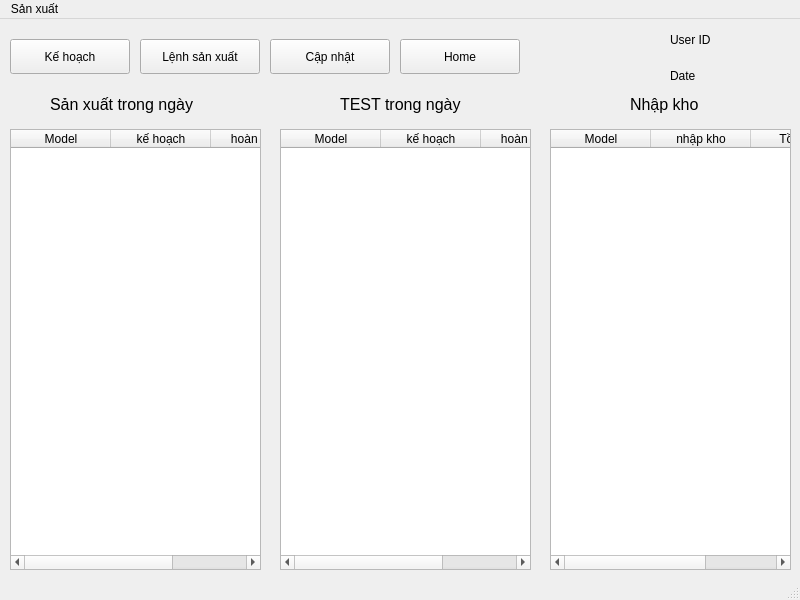
<?xml version="1.0" encoding="UTF-8"?>
<ui version="4.0">
 <class>sanxuat</class>
 <widget class="QMainWindow" name="sanxuat">
  <property name="geometry">
   <rect>
    <x>0</x>
    <y>0</y>
    <width>800</width>
    <height>600</height>
   </rect>
  </property>
  <property name="windowTitle">
   <string>Kế hoạch sản xuất - FireSmart</string>
  </property>
  <widget class="QWidget" name="centralwidget">
   <widget class="QPushButton" name="but_kehoach2">
    <property name="geometry">
     <rect>
      <x>10</x>
      <y>20</y>
      <width>120</width>
      <height>35</height>
     </rect>
    </property>
    <property name="text">
     <string>Kế hoạch</string>
    </property>
   </widget>
   <widget class="QPushButton" name="but_lenhsanxuat2">
    <property name="geometry">
     <rect>
      <x>140</x>
      <y>20</y>
      <width>120</width>
      <height>35</height>
     </rect>
    </property>
    <property name="text">
     <string>Lệnh sản xuất</string>
    </property>
   </widget>
   <widget class="QPushButton" name="but_update">
    <property name="geometry">
     <rect>
      <x>270</x>
      <y>20</y>
      <width>120</width>
      <height>35</height>
     </rect>
    </property>
    <property name="text">
     <string>Cập nhật</string>
    </property>
   </widget>
   <widget class="QPushButton" name="but_home2">
    <property name="geometry">
     <rect>
      <x>400</x>
      <y>20</y>
      <width>120</width>
      <height>35</height>
     </rect>
    </property>
    <property name="text">
     <string>Home</string>
    </property>
   </widget>
   <widget class="QLabel" name="lable_date">
    <property name="geometry">
     <rect>
      <x>50</x>
      <y>70</y>
      <width>151</width>
      <height>31</height>
     </rect>
    </property>
    <property name="font">
     <font>
      <pointsize>12</pointsize>
     </font>
    </property>
    <property name="text">
     <string>Sản xuất trong ngày</string>
    </property>
   </widget>
   <widget class="QLabel" name="label">
    <property name="geometry">
     <rect>
      <x>670</x>
      <y>10</y>
      <width>111</width>
      <height>21</height>
     </rect>
    </property>
    <property name="text">
     <string>User ID</string>
    </property>
   </widget>
   <widget class="QLabel" name="label_2">
    <property name="geometry">
     <rect>
      <x>670</x>
      <y>50</y>
      <width>47</width>
      <height>13</height>
     </rect>
    </property>
    <property name="text">
     <string>Date</string>
    </property>
   </widget>
   <widget class="QTableWidget" name="table_sx">
    <property name="geometry">
     <rect>
      <x>10</x>
      <y>110</y>
      <width>251</width>
      <height>441</height>
     </rect>
    </property>
    <column>
     <property name="text">
      <string>Model</string>
     </property>
    </column>
    <column>
     <property name="text">
      <string>kế hoạch</string>
     </property>
    </column>
    <column>
     <property name="text">
      <string>hoàn thành</string>
     </property>
    </column>
   </widget>
   <widget class="QTableWidget" name="table_test">
    <property name="geometry">
     <rect>
      <x>280</x>
      <y>110</y>
      <width>251</width>
      <height>441</height>
     </rect>
    </property>
    <column>
     <property name="text">
      <string>Model</string>
     </property>
    </column>
    <column>
     <property name="text">
      <string>kế hoạch</string>
     </property>
    </column>
    <column>
     <property name="text">
      <string>hoàn thành</string>
     </property>
    </column>
   </widget>
   <widget class="QTableWidget" name="table_nhapkho">
    <property name="geometry">
     <rect>
      <x>550</x>
      <y>110</y>
      <width>241</width>
      <height>441</height>
     </rect>
    </property>
    <column>
     <property name="text">
      <string>Model</string>
     </property>
    </column>
    <column>
     <property name="text">
      <string>nhập kho</string>
     </property>
    </column>
    <column>
     <property name="text">
      <string>Tồn kho</string>
     </property>
    </column>
   </widget>
   <widget class="QLabel" name="lable_date_2">
    <property name="geometry">
     <rect>
      <x>340</x>
      <y>70</y>
      <width>151</width>
      <height>31</height>
     </rect>
    </property>
    <property name="font">
     <font>
      <pointsize>12</pointsize>
     </font>
    </property>
    <property name="text">
     <string>TEST trong ngày</string>
    </property>
   </widget>
   <widget class="QLabel" name="lable_date_3">
    <property name="geometry">
     <rect>
      <x>630</x>
      <y>70</y>
      <width>91</width>
      <height>31</height>
     </rect>
    </property>
    <property name="font">
     <font>
      <pointsize>12</pointsize>
     </font>
    </property>
    <property name="text">
     <string>Nhập kho</string>
    </property>
   </widget>
  </widget>
  <widget class="QMenuBar" name="menubar">
   <property name="geometry">
    <rect>
     <x>0</x>
     <y>0</y>
     <width>800</width>
     <height>21</height>
    </rect>
   </property>
   <widget class="QMenu" name="menuS_n_xu_t">
    <property name="title">
     <string>Sản xuất</string>
    </property>
    <addaction name="action_khsx"/>
    <addaction name="action_lsx"/>
    <addaction name="separator"/>
    <addaction name="action_test"/>
   </widget>
   <addaction name="menuS_n_xu_t"/>
  </widget>
  <widget class="QStatusBar" name="statusbar"/>
  <action name="action_sanphammoi">
   <property name="text">
    <string>Sản phẩm mới</string>
   </property>
  </action>
  <action name="action_sanpham">
   <property name="text">
    <string>Danh sách sản phẩm</string>
   </property>
  </action>
  <action name="actionLinh_ki_n">
   <property name="text">
    <string>Linh kiện</string>
   </property>
  </action>
  <action name="action_khsx">
   <property name="text">
    <string>Kế hoạch SX</string>
   </property>
  </action>
  <action name="action_lsx">
   <property name="text">
    <string>Lệnh sản xuất</string>
   </property>
  </action>
  <action name="action_test">
   <property name="text">
    <string>Test QC</string>
   </property>
  </action>
  <action name="action_nhapkho">
   <property name="text">
    <string>Nhập kho</string>
   </property>
  </action>
  <action name="action_xuatkho">
   <property name="text">
    <string>Xuất kho</string>
   </property>
  </action>
  <action name="action_dathang">
   <property name="text">
    <string>Đặt hàng linh kiện</string>
   </property>
  </action>
  <action name="action_lktk">
   <property name="text">
    <string>Linh kiện tồn kho</string>
   </property>
  </action>
  <action name="action_bg">
   <property name="text">
    <string>Báo giá</string>
   </property>
  </action>
  <action name="action_ddh">
   <property name="text">
    <string>Đơn đặt hàng</string>
   </property>
  </action>
  <action name="action_bh">
   <property name="text">
    <string>Sản phẩm bảo hành</string>
   </property>
  </action>
  <action name="action_dskh">
   <property name="text">
    <string>Danh sách khách hàng</string>
   </property>
  </action>
  <action name="action_hdcd">
   <property name="text">
    <string>Hướng dẫn cài đặt</string>
   </property>
  </action>
  <action name="action_hdsd">
   <property name="text">
    <string>Hướng dẫn sử dụng</string>
   </property>
  </action>
  <action name="actionUpdate">
   <property name="text">
    <string>Update</string>
   </property>
  </action>
  <action name="actionK_t_th_c">
   <property name="text">
    <string>Kết thúc</string>
   </property>
  </action>
 </widget>
 <resources/>
 <connections/>
</ui>
